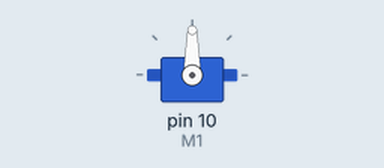
A sketch run on a simulated Arduino Uno, built with avr-gcc and run on an emulated ATmega328P. Shown: servo.

Above: at 0.05 s.
At 4.0 s:
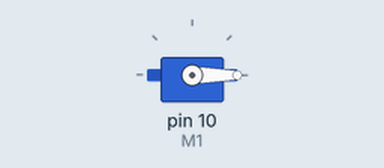
At 8.0 s:
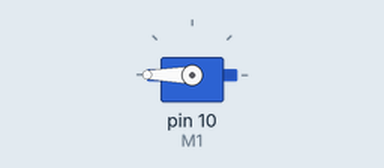
Timing chart, 0 to 11.7 s (numbered marks = the images above):
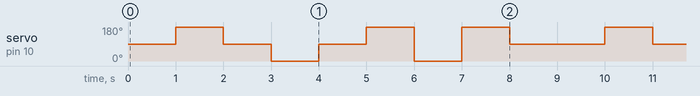

The sketch:

sketch_mar12a.ino
```cpp
#include <Servo.h>
Servo M1;
void setup() {
  M1.attach(10);
}

void loop() {
  M1.write(90);
  delay(1000);
  M1.write(180);
  delay(1000);
  M1.write(90);
  delay(1000);
  M1.write(0);
  delay(1000);
  M1.write(90);
  delay(1000);
  M1.write(180);
  delay(1000);
  M1.write(0);
  delay(1000);
  M1.write(180);
  delay(1000);
  M1.write(90);
  delay(1000);
}
```

Measured:
- by itself, servo on pin 10 (M1): repeats every 9.0 s: 90° 1.0 s, 0° 1.0 s, 90° 1.0 s, 180° 1.0 s, 0° 1.0 s, 180° 1.0 s, 90° 2.0 s, 180° 1.0 s
